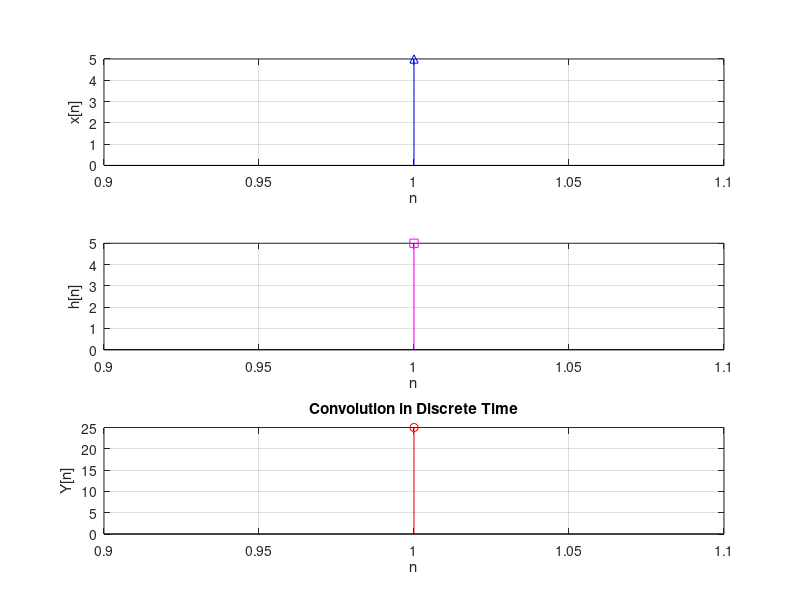

MATLAB code to generate this figure:
% Matlab code for Convolution in Discrete time 

% sample input for x -> sin(2*pi*0.1.*(1:1:11))
% sample input for h -> [1 2 3 4 5 3 1 -1]

close all
clearvars
x=input('Enter x:     ')
h=input('Enter h:   ')
m=length(x);
n=length(h);
X=[x,zeros(1,n)];
H=[h,zeros(1,m)];
for i=1:n+m-1
    Y(i)=0;
    for j=1:m
        if(i-j+1>0)
            Y(i)=Y(i)+X(j)*H(i-j+1);
        else
        end
    end
end

figure;
subplot(3,1,1); stem(x, '-b^'); xlabel('n');
ylabel('x[n]'); grid on;
subplot(3,1,2); stem(h, '-ms');
xlabel('n'); ylabel('h[n]'); grid on;
subplot(3,1,3); stem(Y, '-ro');
ylabel('Y[n]'); xlabel('n'); grid on;
title('Convolution in Discrete Time');
